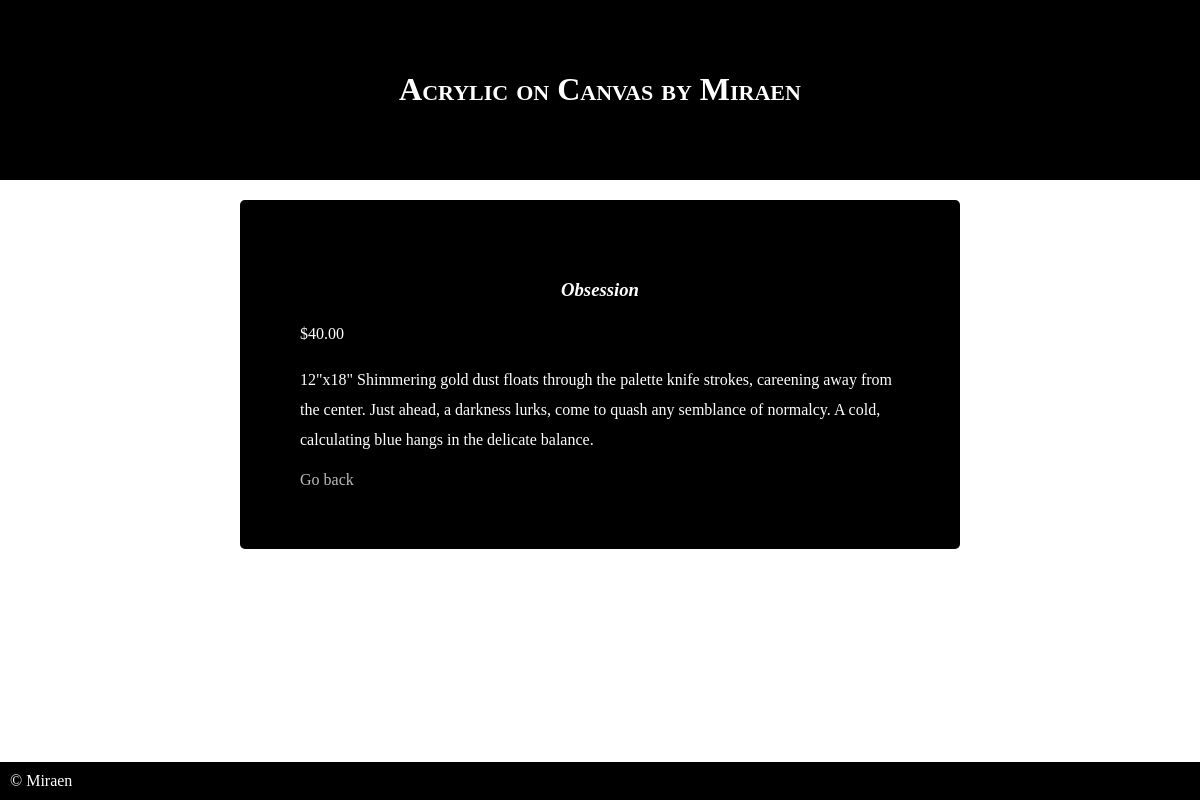
Page /products/3/ on the committed database.
### myapp/models.py (models this page shows)
class Product(models.Model):
    name = models.CharField(max_length=255)
    price = models.DecimalField(max_digits=10, decimal_places=2,)
    description = models.TextField()

### myapp/views.py (the view)
# urls.py: path('products/<int:id>/', views.product_detail, name='product_detail'),
def product_detail(request, id):
    product = get_object_or_404(Product, id=id)
    return render(request, 'pages/show.html', {'product': product})

### myapp/templates/pages/show.html
{% extends "base.html" %}
{% block content %}
<section id="painting">
    <h3>{{ product.name }}</h3>
    <p>${{ product.price }}</p>
    <p>{{ product.description }}</p>
    <a href="{% url 'product_list' %}">Go back</a>
</section>
{% endblock %}

### static/store-app.css (style rules this page uses)
body { display: flex; flex-direction: column; min-height: 100vh; margin: 0px; }
h3 { font-family: 'Garamond', serif; font-style: italic; text-align: center; }
a { transition: color 0.3s ease-in-out; }
#painting { background-color: black; border-radius: 5px; color: white; display: block; max-width: 600px; margin: auto; margin-top: 20px; margin-bottom: 20px; padding: 60px; }
p { line-height: 30px; }
#painting a { color: rgb(187, 187, 187); text-decoration: none; }

### rows in the picture
Product: name "Obsession", price "40.00", description "12\"x18\" Shimmering gold dust floats through the palette knife strokes, careening away from the center. Just ahead, a darkness lurks, come to quash any semblance of normalcy. A cold, calculating blue hangs in the delicate balance."
